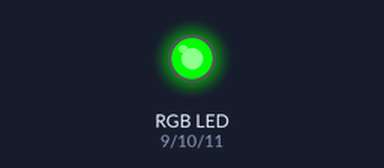
Recording of a sketch running on a simulated Arduino Uno, built with avr-gcc and run on an emulated ATmega328P. Parts: an RGB LED mixed from three pins (HIGH = lit). Dim RGB values are drawn brighter than linear; what the sketch prints to the serial monitor is not drawn.

Above: at 0.05 s.
At 3.85 s:
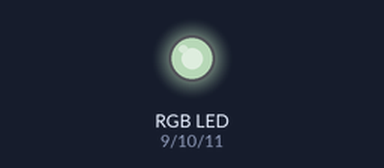
At 7.75 s:
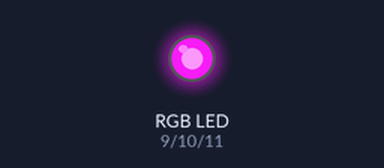
At 11.65 s:
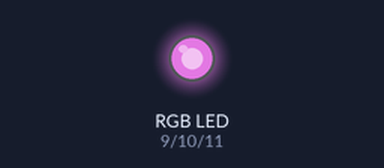
At 15.55 s:
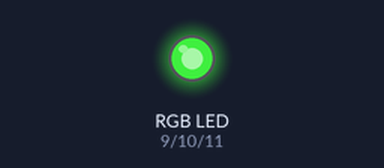
Timing chart, 0 to 22.6 s (numbered marks = the images above):
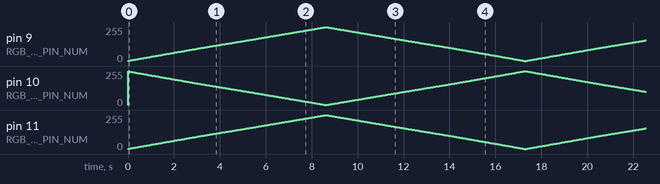

The sketch:

Arduino.ino
```cpp
#define RGB_RED_PIN_NUM   9
#define RGB_GREEN_PIN_NUM 10
#define RGB_BLUE_PIN_NUM  11

void setup() {
  pinMode(RGB_RED_PIN_NUM, OUTPUT);
  pinMode(RGB_GREEN_PIN_NUM, OUTPUT);
  pinMode(RGB_BLUE_PIN_NUM, OUTPUT);
  Serial.begin(9600);
}

void loop() {
  for(int i = 0; i < 255; i++){
    analogWrite(RGB_RED_PIN_NUM, i);
    analogWrite(RGB_GREEN_PIN_NUM, (255-i));
    analogWrite(RGB_BLUE_PIN_NUM, i);
    Serial.println(String() +
                  F("Red : ") +
                  i +
                  F("\tGreen : ")+
                  (255 - i) +
                  F("\tBlue : ")+
                  i);
  }
  for(int i = 255; i > 0; i--){
    analogWrite(RGB_RED_PIN_NUM, i);
    analogWrite(RGB_GREEN_PIN_NUM, (255-i));
    analogWrite(RGB_BLUE_PIN_NUM, i);
    Serial.println(String() +
                  F("Red : ") +
                  i +
                  F("\tGreen : ")+
                  (255-i) +
                  F("\tBlue : ")+
                  i);
  }
}
```
